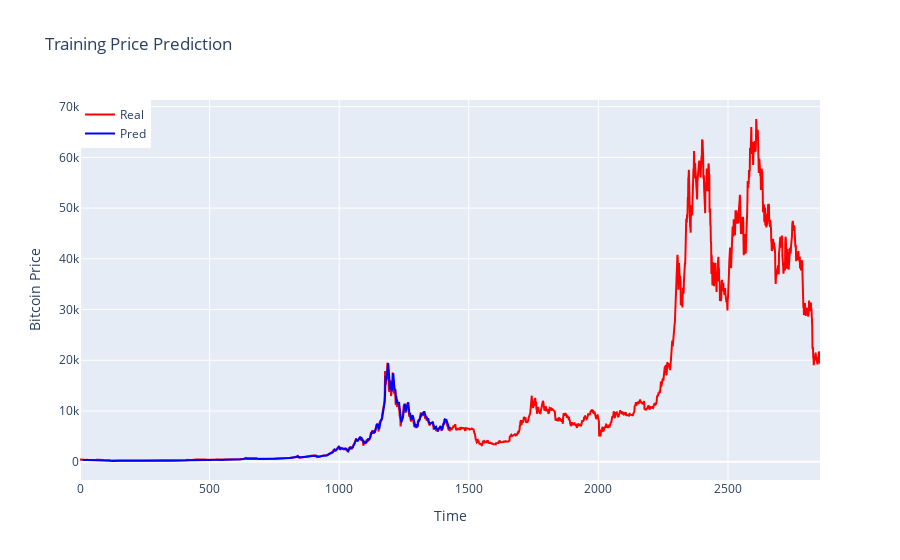
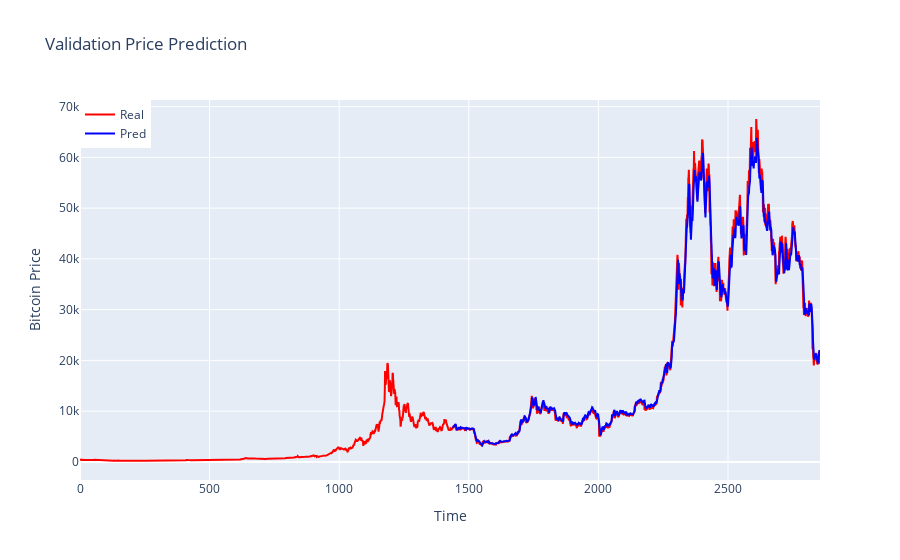
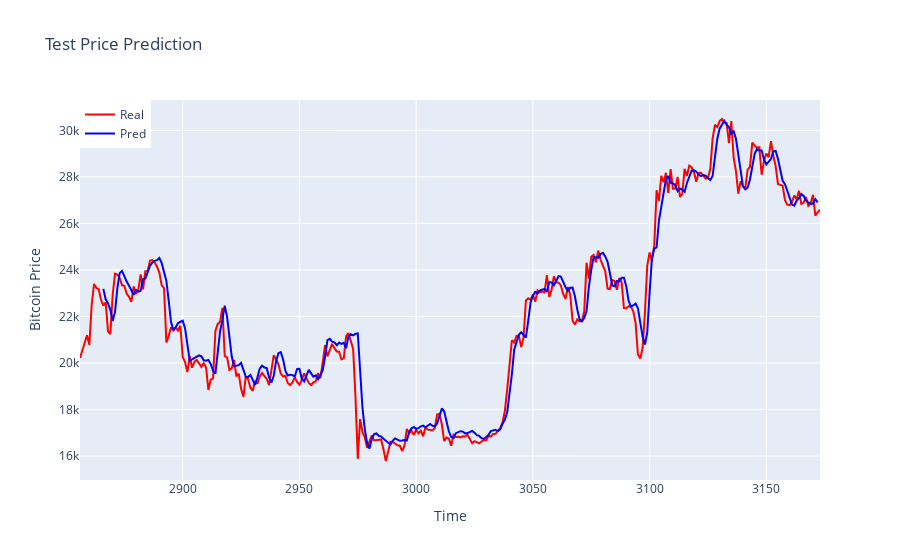

Notebook source saved alongside these figures, in order:
### Code cell
real_train_all = go.Scatter(x=np.arange(len(train_data)), y=scalers['btc_close'].inverse_transform(train_data[:,0:1]).flatten(), mode='lines', name='Real', line=dict(color='red'))
pred_train = go.Scatter(x=np.arange(len(trainPredictPlot)), y=trainPredictPlot[:,0].flatten(), mode='lines', name='Pred', line=dict(color='blue'))

real_test = go.Scatter(x=np.arange(len(train_data), len(train_data) + len(test_data)), y=scalers['btc_close'].inverse_transform(test_data[:,0:1]).flatten(), mode='lines', name='Real', line=dict(color='red'))
pred_test = go.Scatter(x=np.arange(len(train_data), len(train_data) + len(test_data)), y=testPredictPlot[:,0].flatten(), mode='lines', name='Pred', line=dict(color='blue'))

pred_val = go.Scatter(x=np.arange(len(valPredictPlot_new)), y=valPredictPlot_new[:,0].flatten(), mode='lines', name='Pred', line=dict(color='blue'))

layout1 = go.Layout(title='Training Price Prediction', xaxis=dict(title='Time'), yaxis=dict(title='Bitcoin Price'), legend=dict(x=0, y=1))
layout2 = go.Layout(title='Validation Price Prediction', xaxis=dict(title='Time'), yaxis=dict(title='Bitcoin Price'), legend=dict(x=0, y=1))
layout3 = go.Layout(title='Test Price Prediction', xaxis=dict(title='Time'), yaxis=dict(title='Bitcoin Price'), legend=dict(x=0, y=1))

fig1 = go.Figure(data=[real_train_all, pred_train], layout=layout1)
fig2 = go.Figure(data=[real_train_all, pred_val], layout=layout2)
fig3 = go.Figure(data=[real_test, pred_test], layout=layout3)

fig1.show()
fig2.show()
fig3.show()

### Figure 1 — Plotly figure (JSON) as saved in the notebook; plotly's stock layout.template omitted (floating-point values rounded to 4 significant figures; data arrays with more than 128 entries replaced by an {"elided": "..."} marker saying what was removed)
{"data": [{"line": {"color": "red"}, "mode": "lines", "name": "Real", "type": "scatter", "x": {"elided": "2856 int values"}, "y": {"elided": "2856 float values"}}, {"line": {"color": "blue"}, "mode": "lines", "name": "Pred", "type": "scatter", "x": {"elided": "2856 int values"}, "y": {"elided": "2856 float values"}}], "layout": {"legend": {"x": 0, "y": 1}, "title": {"text": "Training Price Prediction"}, "xaxis": {"title": {"text": "Time"}}, "yaxis": {"title": {"text": "Bitcoin Price"}}}}

### Figure 2 — Plotly figure (JSON) as saved in the notebook; plotly's stock layout.template omitted (floating-point values rounded to 4 significant figures; data arrays with more than 128 entries replaced by an {"elided": "..."} marker saying what was removed)
{"data": [{"line": {"color": "red"}, "mode": "lines", "name": "Real", "type": "scatter", "x": {"elided": "2856 int values"}, "y": {"elided": "2856 float values"}}, {"line": {"color": "blue"}, "mode": "lines", "name": "Pred", "type": "scatter", "x": {"elided": "2856 int values"}, "y": {"elided": "2856 float values"}}], "layout": {"legend": {"x": 0, "y": 1}, "title": {"text": "Validation Price Prediction"}, "xaxis": {"title": {"text": "Time"}}, "yaxis": {"title": {"text": "Bitcoin Price"}}}}

### Figure 3 — Plotly figure (JSON) as saved in the notebook; plotly's stock layout.template omitted (floating-point values rounded to 4 significant figures; data arrays with more than 128 entries replaced by an {"elided": "..."} marker saying what was removed)
{"data": [{"line": {"color": "red"}, "mode": "lines", "name": "Real", "type": "scatter", "x": {"elided": "318 int values"}, "y": {"elided": "318 float values"}}, {"line": {"color": "blue"}, "mode": "lines", "name": "Pred", "type": "scatter", "x": {"elided": "318 int values"}, "y": {"elided": "318 float values"}}], "layout": {"legend": {"x": 0, "y": 1}, "title": {"text": "Test Price Prediction"}, "xaxis": {"title": {"text": "Time"}}, "yaxis": {"title": {"text": "Bitcoin Price"}}}}
